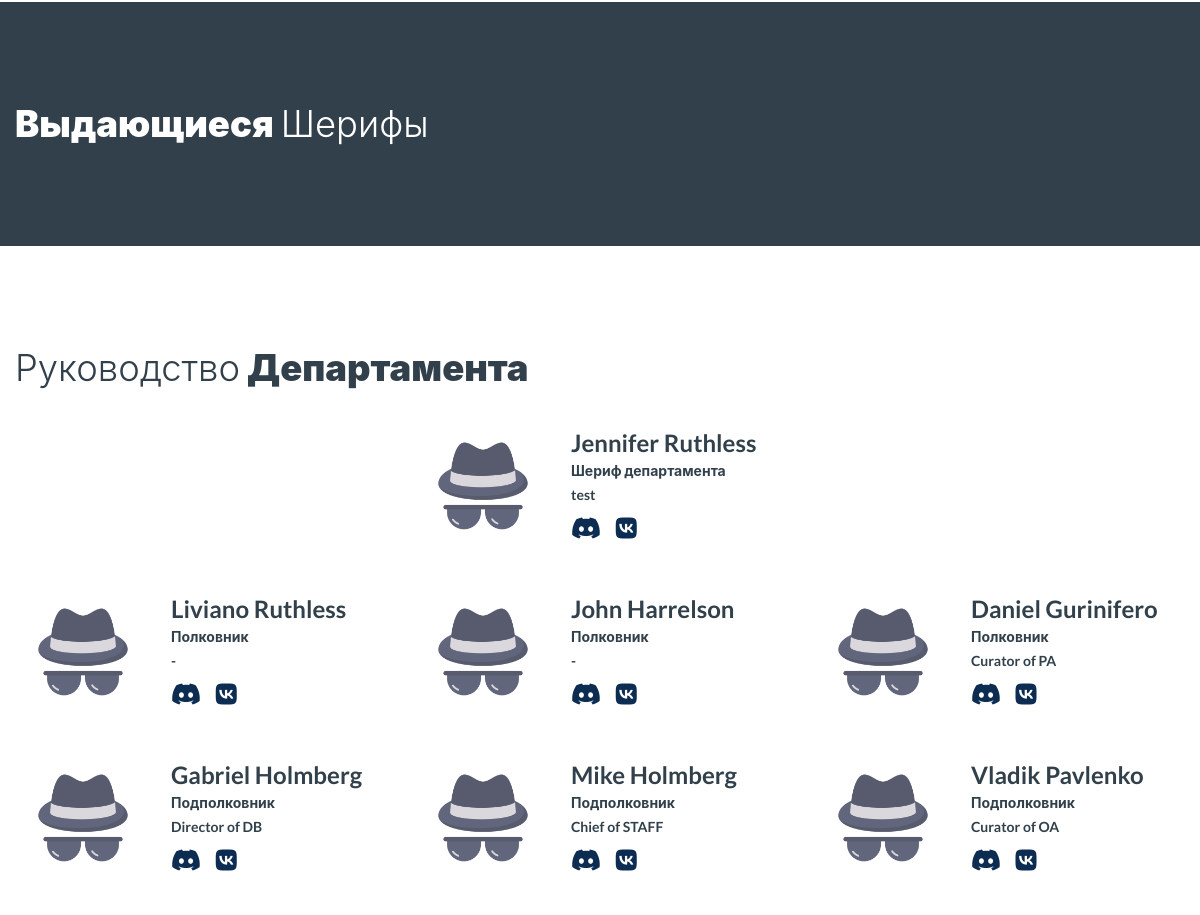
Page /about/ (middle part) on the earlier database version.
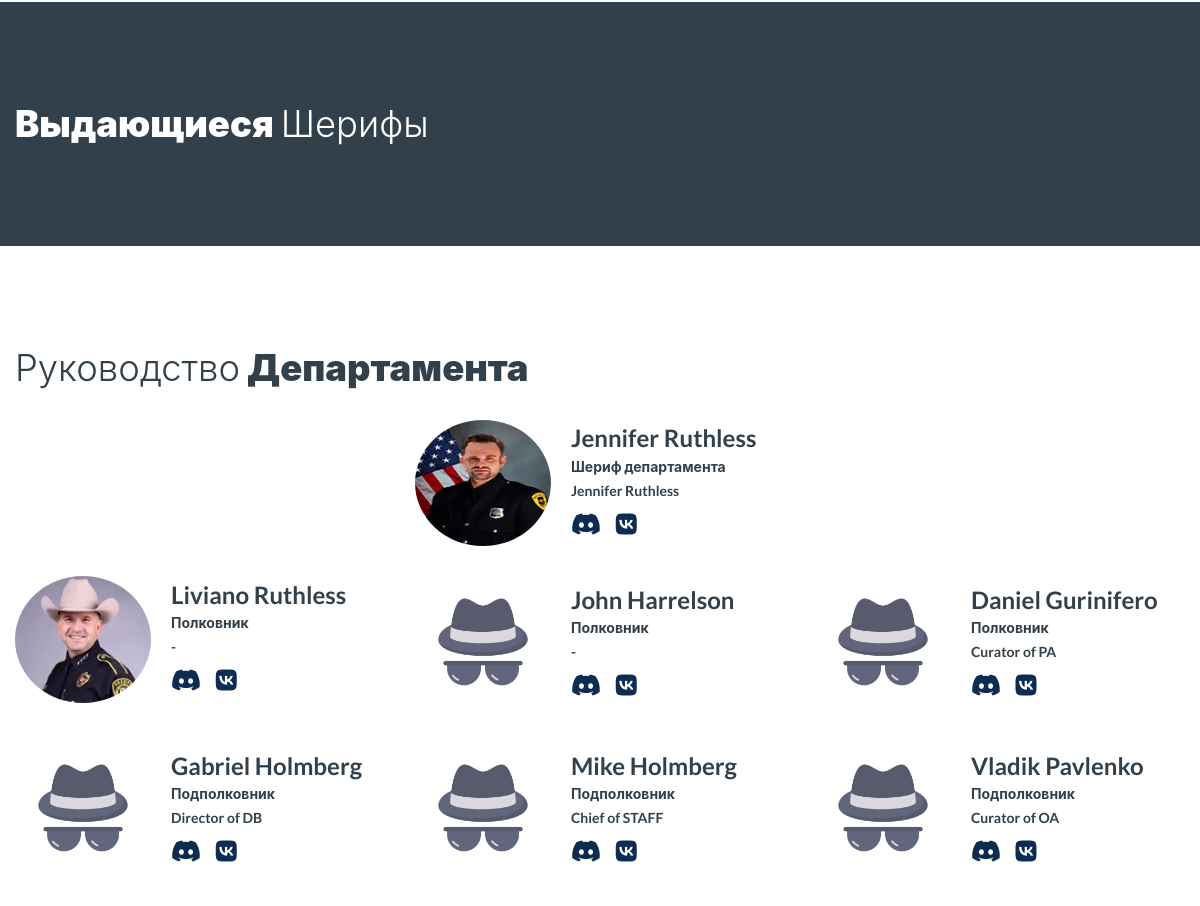
Same page on the later database version.
### departments/models.py (models this page shows, shortened)
class DepartmentStaff(models.Model):
    RANKS = (
        ('sheriff', 'Шериф департамента'),
        ('colonel1', 'Полковник1'),
        ('colonel2', 'Полковник2'),
        ('colonel3', 'Полковник3'),
        ('lcolonel1', 'Подполковник1'),
        ('lcolonel2', 'Подполковник2'),
        ('lcolonel3', 'Подполковник3'),
        ('major1', 'Майор1'),
        ('major2', 'Майор2'),
        ('major3', 'Майор3'),
        ('major4', 'Майор4'),
    )
    name = models.CharField(max_length=100, verbose_name="Имя")
    title = models.CharField(max_length=100, choices=RANKS, verbose_name="Звание")
    photo = models.ImageField(upload_to='department_staff', blank=True, null=True, verbose_name="Фото")
    job_title = models.TextField(max_length=50, blank=True, null=True, verbose_name="Должность")
    discord_url = models.URLField(max_length=200, blank=True, null=True, verbose_name="Ссылка на Discord")
    vk_url = models.URLField(max_length=200, blank=True, null=True, verbose_name="Ссылка на VK")
    class Meta:
        verbose_name = 'Штаб'
        verbose_name_plural = 'Штаб'

### departments/views.py (the view)
# urls.py: path('about/', views.about_view, name='about'),
def about_view(request):
    sheriff = DepartmentStaff.objects.filter(title='sheriff').first()
    colonel1 = DepartmentStaff.objects.filter(title='colonel1').first()
    colonel2 = DepartmentStaff.objects.filter(title='colonel2').first()
    colonel3 = DepartmentStaff.objects.filter(title='colonel3').first()
    lcolonel1 = DepartmentStaff.objects.filter(title='lcolonel1').first()
    lcolonel2 = DepartmentStaff.objects.filter(title='lcolonel2').first()
    lcolonel3 = DepartmentStaff.objects.filter(title='lcolonel3').first()
    major1 = DepartmentStaff.objects.filter(title='major1').first()
    major2 = DepartmentStaff.objects.filter(title='major2').first()
    major3 = DepartmentStaff.objects.filter(title='major3').first()
    major4 = DepartmentStaff.objects.filter(title='major4').first()
    context = {
        'sheriff': sheriff,
        'colonel1': colonel1,
        'colonel2': colonel2,
        'colonel3': colonel3,
        'lcolonel1': lcolonel1,
        'lcolonel2': lcolonel2,
        'lcolonel3': lcolonel3,
        'major1': major1,
        'major2': major2,
        'major3': major3,
        'major4': major4,
    }
    return render(request, 'departments/about_detail.html', context)

### templates/departments/about_detail.html (shortened to what this page needs)
{% load static %}
{% include 'base.html' %}
<!DOCTYPE html>
<html class="wide wow-animation" lang="en">
<link rel="stylesheet" href="https://cdnjs.cloudflare.com/ajax/libs/font-awesome/6.0.0-beta3/css/all.min.css">
<head>
</head>
<body>
<div class="page">
    <section class="section section-lg bg-gray-800">
        <div class="container text-center text-xl-left">
            <h2>Выдающиеся <span class="text-light">Шерифы</span></h2>
        </div>
    </section>
    <section class="section section-lg bg-default">
        <div class="container text-center text-lg-left">
            <h2><span class="text-light">Руководство</span> Департамента</h2>
            <div class="row justify-content-center">
                <div class="col-md-4">
                    <div class="team-box-left">
                        <div class="team-meta unit align-items-center">
                            <div class="unit-left">
                                {% if sheriff.photo %}
                                    <img class="img" src="{{ sheriff.photo.url }}" alt=""
                                         width="138" height="69"/>
                                {% else %}
                                    <img class="img" src="{% static 'images/incognito.png' %}" alt=""
                                         width="138" height="69"/>
                                {% endif %}
                            </div>
                            <div class="unit-body">
                                <h5 class="title">
                                    {% if sheriff.name %}{{ sheriff.name }}{% else %}Вакантно{% endif %}</h5>
                                <div class="subtitle">Шериф департамента</div>
                                <div class="subtitle">
                                    {% if sheriff.job_title %}{{ sheriff.job_title }}{% else %}-{% endif %}</div>
                                <div class="social-icons">
                                    <a href="{{ sheriff.discord_url }}" target="_blank" class="social-icon">
                                        <i class="fab fa-discord"></i>
                                    </a>
                                    <a href="{{ sheriff.vk_url }}" target="_blank" class="social-icon">
                                        <i class="fab fa-vk"></i>
                                    </a>
                                </div>
                            </div>
                        </div>
                    </div>
                </div>
            </div>
            <div class="row row-40">
                <div class="col-md-4">
                    <div class="team-box-left">
                        <div class="team-meta unit align-items-center">
                            <div class="unit-left">
                                {% if colonel1.photo %}
                                    <img class="img" src="{{ colonel1.photo.url }}" alt=""
                                         width="138" height="69"/>
                                {% else %}
                                    <img class="img" src="{% static 'images/incognito.png' %}" alt=""
                                         width="138" height="69"/>
                                {% endif %}
                            </div>
                            <div class="unit-body">
                                <h5 class="title">
                                    {% if colonel1.name %}{{ colonel1.name }}{% else %}Вакантно{% endif %}</h5>
                                <div class="subtitle">Полковник</div>
                                <div class="subtitle">
                                    {% if colonel1.job_title %}{{ colonel1.job_title }}{% else %}-{% endif %}</div>
                                <div class="social-icons">
                                    <a href="{{ colonel1.discord_url }}" target="_blank" class="social-icon">
                                        <i class="fab fa-discord"></i>
                                    </a>
                                    <a href="{{ colonel1.vk_url }}" target="_blank" class="social-icon">
                                        <i class="fab fa-vk"></i>
                                    </a>
                                </div>
                            </div>
                        </div>
                    </div>
                </div>
                <div class="col-md-4">
                    <div class="team-box-left">
                        <div class="team-meta unit align-items-center">
                            <div class="unit-left">
                                {% if colonel2.photo %}
                                    <img class="img" src="{{ colonel2.photo.url }}" alt=""
                                         width="138" height="69"/>
                                {% else %}
                                    <img class="img" src="{% static 'images/incognito.png' %}" alt=""
                                         width="138" height="69"/>
                                {% endif %}
                            </div>
                            <div class="unit-body">
                                <h5 class="title">
                                    {% if colonel2.name %}{{ colonel2.name }}{% else %}Вакантно{% endif %}</h5>
                                <div class="subtitle">Полковник</div>
                                <div class="subtitle">
                                    {% if colonel2.job_title %}{{ colonel2.job_title }}{% else %}-{% endif %}</div>
                                <div class="social-icons">
                                    <a href="{{ colonel2.discord_url }}" target="_blank" class="social-icon">
                                        <i class="fab fa-discord"></i>
                                    </a>
                                    <a href="{{ colonel2.vk_url }}" target="_blank" class="social-icon">
                                        <i class="fab fa-vk"></i>
                                    </a>
                                </div>
                            </div>
                        </div>
                    </div>
                </div>
                <div class="col-md-4">
                    <div class="team-box-left">
                        <div class="team-meta unit align-items-center">
                            <div class="unit-left">
                                {% if colonel3.photo %}
                                    <img class="img" src="{{ colonel3.photo.url }}" alt=""
                                         width="138" height="69"/>
                                {% else %}
                                    <img class="img" src="{% static 'images/incognito.png' %}" alt=""
                                         width="138" height="69"/>
                                {% endif %}
                            </div>
                            <div class="unit-body">
                                <h5 class="title">
                                    {% if colonel3.name %}{{ colonel3.name }}{% else %}Вакантно{% endif %}</h5>
                                <div class="subtitle">Полковник</div>
                                <div class="subtitle">
                                    {% if colonel3.job_title %}{{ colonel3.job_title }}{% else %}-{% endif %}</div>
                                <div class="social-icons">
                                    <a href="{{ colonel3.discord_url }}" target="_blank" class="social-icon">
                                        <i class="fab fa-discord"></i>
                                    </a>
                                    <a href="{{ colonel3.vk_url }}" target="_blank" class="social-icon">
                                        <i class="fab fa-vk"></i>
                                    </a>
                                </div>
                            </div>
                        </div>
                    </div>
                </div>
            </div>
            <div class="row row-40">
                <div class="col-md-4">
                    <div class="team-box-left">
                        <div class="team-meta unit align-items-center">
                            <div class="unit-left">
                                {% if lcolonel1.photo %}
                                    <img class="img" src="{{ lcolonel1.photo.url }}" alt=""
                                         width="138" height="69"/>
                                {% else %}
                                    <img class="img" src="{% static 'images/incognito.png' %}" alt=""
                                         width="138" height="69"/>
                                {% endif %}
                            </div>
                            <div class="unit-body">
                                <h5 class="title">
                                    {% if lcolonel1.name %}{{ lcolonel1.name }}{% else %}Вакантно{% endif %}</h5>
                                <div class="subtitle">Подполковник</div>
                                <div class="subtitle">
                                    {% if lcolonel1.job_title %}{{ lcolonel1.job_title }}{% else %}-{% endif %}</div>
                                <div class="social-icons">
                                    <a href="{{ lcolonel1.discord_url }}" target="_blank" class="social-icon">
                                        <i class="fab fa-discord"></i>
                                    </a>
                                    <a href="{{ lcolonel1.vk_url }}" target="_blank" class="social-icon">
                                        <i class="fab fa-vk"></i>
                                    </a>
                                </div>
                            </div>
                        </div>
                    </div>
                </div>
                <div class="col-md-4">
                    <div class="team-box-left">
                        <div class="team-meta unit align-items-center">
                            <div class="unit-left">
                                {% if lcolonel2.photo %}
                                    <img class="img" src="{{ lcolonel2.photo.url }}" alt=""
                                         width="138" height="69"/>
                                {% else %}
                                    <img class="img" src="{% static 'images/incognito.png' %}" alt=""
                                         width="138" height="69"/>
                                {% endif %}
                            </div>
                            <div class="unit-body">
                                <h5 class="title">
                                    {% if lcolonel2.name %}{{ lcolonel2.name }}{% else %}Вакантно{% endif %}</h5>
                                <div class="subtitle">Подполковник</div>
                                <div class="subtitle">
                                    {% if lcolonel2.job_title %}{{ lcolonel2.job_title }}{% else %}-{% endif %}</div>
                                <div class="social-icons">
                                    <a href="{{ lcolonel2.discord_url }}" target="_blank" class="social-icon">
                                        <i class="fab fa-discord"></i>
                                    </a>
                                    <a href="{{ lcolonel2.vk_url }}" target="_blank" class="social-icon">
                                        <i class="fab fa-vk"></i>
                                    </a>
                                </div>
                            </div>
                        </div>
                    </div>
                </div>
                <div class="col-md-4">
                    <div class="team-box-left">
                        <div class="team-meta unit align-items-center">
                            <div class="unit-left">
                                {% if lcolonel3.photo %}
                                    <img class="img" src="{{ lcolonel3.photo.url }}" alt=""
                                         width="138" height="69"/>
                                {% else %}
                                    <img class="img" src="{% static 'images/incognito.png' %}" alt=""
                                         width="138" height="69"/>
                                {% endif %}
                            </div>
                            <div class="unit-body">
                                <h5 class="title">
                                    {% if lcolonel3.name %}{{ lcolonel3.name }}{% else %}Вакантно{% endif %}</h5>
                                <div class="subtitle">Подполковник</div>
                                <div class="subtitle">
                                    {% if lcolonel3.job_title %}{{ lcolonel3.job_title }}{% else %}-{% endif %}</div>
                                <div class="social-icons">
                                    <a href="{{ lcolonel3.discord_url }}" target="_blank" class="social-icon">
                                        <i class="fab fa-discord"></i>
                                    </a>
                                    <a href="{{ lcolonel3.vk_url }}" target="_blank" class="social-icon">
                                        <i class="fab fa-vk"></i>
                                    </a>
                                </div>
                            </div>
                        </div>
                    </div>
                </div>
            </div>
        </div>
    </section>
</div>
</body>
</html>

### templates/base.html (shortened to what this page needs)
{% load static %}
<head>
    <link rel="stylesheet" href="{% static 'css/bootstrap.css' %}">
    <link rel="stylesheet" href="{% static 'css/fonts.css' %}">
    <link rel="stylesheet" href="{% static 'css/style.css' %}">
    <link rel="stylesheet" href="{% static 'css/font-awesome.min.css' %}">
</head>

### templates/include/navbar.html (shortened to what this page needs)
{% load static %}

### templates/include/footer.html (shortened to what this page needs)
{% load static %}

Differences in the rows shown:
changed DepartmentStaff "Jennifer Ruthless": photo: picture added; job_title "test" → "Jennifer Ruthless"
changed DepartmentStaff "Liviano Ruthless": photo: picture added
